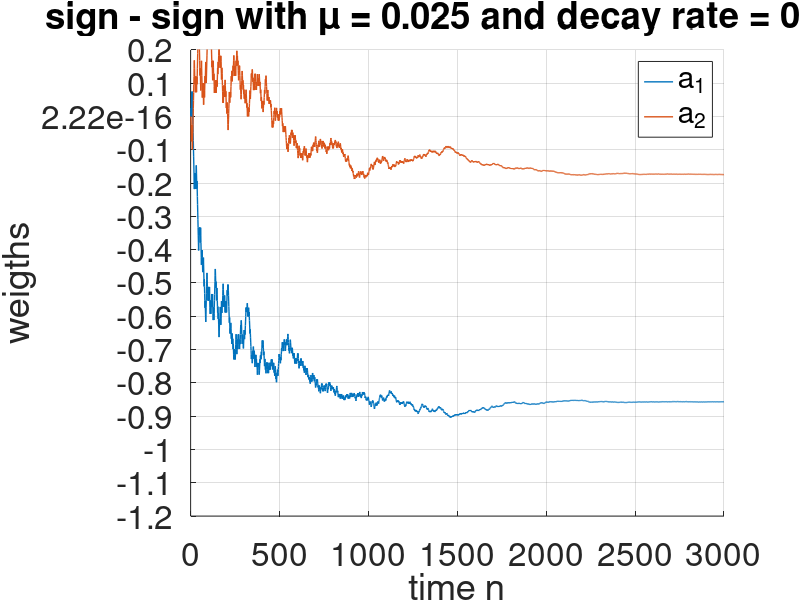

The MATLAB script that drew this image:
clear all

rng(1)

N = 3000;
eta = randn(N,1);

b = 1;
a = [1 0.9 0.2];

x = filter(b, a, eta);

mu_init = 0.025;
mu = mu_init;

p = 2;
w = zeros(p, 1);
W = zeros(p, p);

xhat = zeros(N, 1);
e = zeros(N, 1);
for n = p+1:N
    
    x_tmp = flip(x(n-2:n-1));
    xhat(n) = dot(w, x_tmp);
    
    e(n) = x(n) - xhat(n);
    
    %mu_tmp = mu / (dot(x_tmp,x_tmp) + 0.001);
    mu_tmp = mu;
    
    w = w + sign(x_tmp).* (mu_tmp * sign(e(n)) );
    W = [W w];
    
    decay_rate = 0.998;
    mu = mu * decay_rate;
end


figure
hold on
plot(W(1,:), 'LineWidth', 1)
plot(W(2,:), 'LineWidth', 1)

legend('a_1', 'a_2')
ylabel('weigths')
xlabel('time n')
yticks(-1.2:0.1:0.2)
ylim([-1.2 0.2])
grid on
set(gca,'FontSize',24)
title(['sign - sign with \mu = ', num2str(mu_init), ' and decay rate = ', num2str(decay_rate)])
xlim([0 N])





